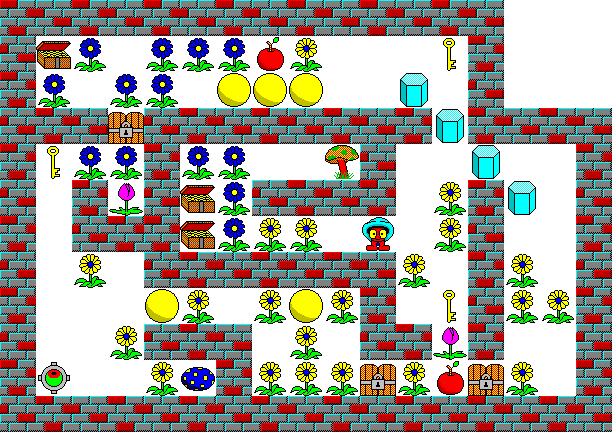

The image is a tile-based game level rendered from a .tmx file. Its description and source (layers, tilesets, objects; grid data summarised) follow:
An orthogonal 17x12 tile map with 36x36 px tiles, 2 tile layers (ground, hazard).

<map version="1.0" orientation="orthogonal" width="17" height="12" tilewidth="36" tileheight="36">
 <tileset firstgid="1" name="tileset" tilewidth="36" tileheight="36">
  <image source="tileset.png" width="256" height="256" />
 </tileset>
 <layer name="ground" width="17" height="12">
  <data>[204 cells, 204 non-empty, 1 distinct tile ids]</data>
 </layer>
 <layer name="hazard" width="17" height="12">
  <data>[204 cells, 154 non-empty, 15 distinct tile ids]</data>
 </layer>
</map>
